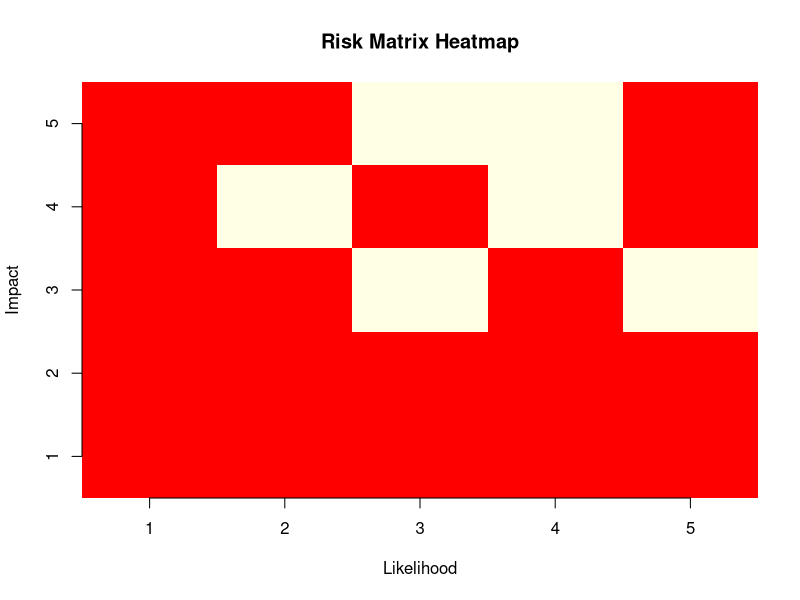

R code for this plot:
# ==========================================================
# Security Risk Assessment and Risk Matrix Simulation
# ==========================================================

# Define identified risks
risks <- data.frame(
  Risk = c(
    "SQL Injection",
    "Weak Password Policy",
    "Unpatched Server OS",
    "Misconfigured S3 Bucket",
    "Phishing Attack",
    "Insecure API Endpoint"
  ),
  Likelihood = c(4, 5, 3, 2, 4, 3),
  Impact = c(5, 3, 5, 4, 4, 3)
)

# Calculate Risk Score
risks$Risk_Score <- risks$Likelihood * risks$Impact

# Classify Risk
risks$Category <- ifelse(
  risks$Risk_Score >= 20, "Critical",
  ifelse(
    risks$Risk_Score >= 12, "High",
    ifelse(risks$Risk_Score >= 6, "Medium", "Low")
  )
)

# Sort by Risk Score
risks <- risks[order(-risks$Risk_Score), ]

# Display Risk Register
cat("----------------------------------\n")
cat("Security Risk Register\n")
print(risks)
cat("----------------------------------\n")

# Create 5 x 5 Risk Matrix
risk_matrix <- matrix(0, nrow = 5, ncol = 5)

for(i in 1:nrow(risks)){
  impact <- risks$Impact[i]
  likelihood <- risks$Likelihood[i]
  risk_matrix[impact, likelihood] <- risk_matrix[impact, likelihood] + 1
}

# Save Heatmap
png("risk_matrix_heatmap.png", width = 600, height = 500)

image(
  1:5,
  1:5,
  t(risk_matrix),
  col = heat.colors(20),
  xlab = "Likelihood",
  ylab = "Impact",
  main = "Risk Matrix Heatmap",
  axes = FALSE
)

axis(1, at = 1:5, labels = 1:5)
axis(2, at = 1:5, labels = 1:5)

dev.off()

cat("Risk matrix heatmap saved as risk_matrix_heatmap.png\n")
